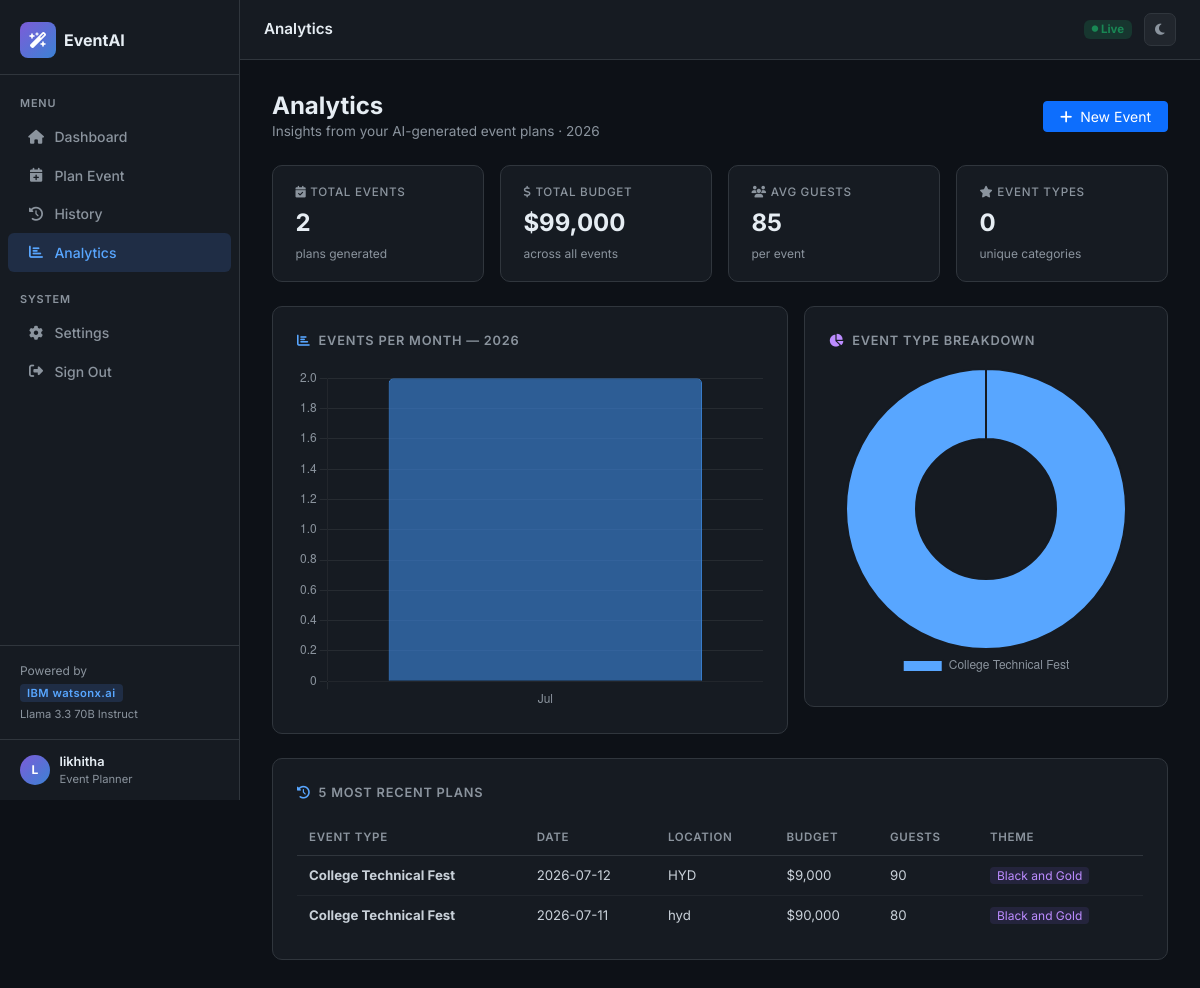
Screenshot of /analytics (signed in) with the database file from the repository.
### tables this page shows
CREATE TABLE events (
                id          INTEGER PRIMARY KEY AUTOINCREMENT,
                user_id     INTEGER NOT NULL REFERENCES users(id) ON DELETE CASCADE,
                event_type  TEXT    NOT NULL,
                date        TEXT    NOT NULL,
                location    TEXT    NOT NULL,
                budget      REAL    NOT NULL DEFAULT 0,
                guests      INTEGER NOT NULL DEFAULT 0,
                theme       TEXT    NOT NULL,
                plan        TEXT    NOT NULL,
                created_at  TEXT    NOT NULL
            );

### app.py (the view)
@app.route("/analytics")
@login_required
def analytics():
    user_id = session.get("user_id")
    if not user_id:
        return redirect(url_for("login"))
    totals, monthly, by_type, recent = db_analytics_data(user_id)
    month_names = ["Jan","Feb","Mar","Apr","May","Jun",
                   "Jul","Aug","Sep","Oct","Nov","Dec"]
    months_labels = json.dumps([month_names[int(r["month"]) - 1] for r in monthly])
    months_data   = json.dumps([r["cnt"] for r in monthly])
    type_labels   = json.dumps([r["event_type"] for r in by_type])
    type_counts   = json.dumps([r["cnt"] for r in by_type])
    type_budgets  = json.dumps([r["total_budget"] for r in by_type])
    return render_template(
        "analytics.html",
        totals=totals,
        months_labels=months_labels,
        months_data=months_data,
        type_labels=type_labels,
        type_counts=type_counts,
        type_budgets=type_budgets,
        recent=recent,
        current_year=datetime.today().year,
    )

### app.py (called while the page is built)
def get_db():
    if "db" not in g:
        g.db = sqlite3.connect(DB_PATH, detect_types=sqlite3.PARSE_DECLTYPES)
        g.db.row_factory = sqlite3.Row
        g.db.execute("PRAGMA journal_mode=WAL")
        g.db.execute("PRAGMA foreign_keys=ON")
    return g.db

def login_required(f):
    @wraps(f)
    def decorated(*args, **kwargs):
        if not session.get("logged_in") or not session.get("user_id"):
            session.clear()
            return redirect(url_for("login"))
        return f(*args, **kwargs)
    return decorated

### templates/analytics.html (shortened to what this page needs)
{% extends "layout.html" %}
{% block page_title %}Analytics{% endblock %}
{% block content %}
<div class="d-flex align-items-center justify-content-between mb-4">
  <div>
    <h4 class="fw-bold mb-0">Analytics</h4>
    <p class="text-muted-custom mb-0" style="font-size:.85rem;">
      Insights from your AI-generated event plans · {{ current_year }}
    </p>
  </div>
  <a href="{{ url_for('planner') }}" class="btn btn-primary btn-sm px-3">
    <i class="fa-solid fa-plus me-1"></i> New Event
  </a>
</div>
{% if totals.total > 0 %}
<div class="row g-3 mb-4">
  <div class="col-6 col-lg-3">
    <div class="stat-chip">
      <div class="chip-label"><i class="fa-solid fa-calendar-check me-1"></i>Total Events</div>
      <div class="chip-val">{{ totals.total }}</div>
      <div class="chip-sub">plans generated</div>
    </div>
  </div>
  <div class="col-6 col-lg-3">
    <div class="stat-chip">
      <div class="chip-label"><i class="fa-solid fa-dollar-sign me-1"></i>Total Budget</div>
      <div class="chip-val">${{ "{:,.0f}".format(totals.total_budget) }}</div>
      <div class="chip-sub">across all events</div>
    </div>
  </div>
  <div class="col-6 col-lg-3">
    <div class="stat-chip">
      <div class="chip-label"><i class="fa-solid fa-users me-1"></i>Avg Guests</div>
      <div class="chip-val">{{ "{:.0f}".format(totals.avg_guests) }}</div>
      <div class="chip-sub">per event</div>
    </div>
  </div>
  <div class="col-6 col-lg-3">
    <div class="stat-chip">
      <div class="chip-label"><i class="fa-solid fa-star me-1"></i>Event Types</div>
      <div class="chip-val">{{ by_type|length }}</div>
      <div class="chip-sub">unique categories</div>
    </div>
  </div>
</div>
<div class="row g-3 mb-4">
  <div class="col-12 col-lg-7">
    <div class="chart-card">
      <div class="chart-title">
        <i class="fa-solid fa-chart-bar me-2 text-accent"></i>Events Per Month — {{ current_year }}
      </div>
      <canvas id="monthlyChart" height="220"></canvas>
    </div>
  </div>
  <div class="col-12 col-lg-5">
    <div class="chart-card">
      <div class="chart-title">
        <i class="fa-solid fa-chart-pie me-2 text-purple"></i>Event Type Breakdown
      </div>
      <canvas id="typeChart" height="220"></canvas>
    </div>
  </div>
</div>
<div class="chart-card">
  <div class="chart-title">
    <i class="fa-solid fa-clock-rotate-left me-2 text-accent"></i>5 Most Recent Plans
  </div>
  <table class="plan-table">
    <thead>
      <tr>
        <th>Event Type</th>
        <th>Date</th>
        <th>Location</th>
        <th>Budget</th>
        <th>Guests</th>
        <th>Theme</th>
      </tr>
    </thead>
    <tbody>
      {% for ev in recent %}
      <tr>
        <td><strong>{{ ev.event_type }}</strong></td>
        <td>{{ ev.date }}</td>
        <td>{{ ev.location }}</td>
        <td>${{ "{:,.0f}".format(ev.budget) }}</td>
        <td>{{ ev.guests }}</td>
        <td><span style="background:rgba(124,92,216,.14);color:#bc8cff;
                         border-radius:4px;padding:1px 7px;font-size:.75rem;">
          {{ ev.theme }}</span></td>
      </tr>
      {% endfor %}
    </tbody>
  </table>
</div>
{% endif %}
{% endblock %}
{% block scripts %}
{% if totals.total > 0 %}
<script>
const isDark = () => !document.getElementById("html-root").hasAttribute("data-theme");
const gridColor = () => isDark() ? "rgba(255,255,255,.07)" : "rgba(0,0,0,.07)";
const labelColor = () => isDark() ? "#8b949e" : "#57606a";
// ---------- Monthly Chart ----------
const monthlyCtx = document.getElementById("monthlyChart").getContext("2d");
new Chart(monthlyCtx,{
    type:"bar",
    data:{
        labels: {{ months_labels |safe }},
        datasets:[{
            label:"Events",
            data: {{ months_data |safe }},
            backgroundColor:"rgba(59,130,212,.65)",
            borderColor:"#3b82d4",
            borderWidth:1,
            borderRadius:5
        }]
    },
    options:{
        responsive:true,
        plugins:{
            legend:{display:false}
        },
        scales:{
            x:{
                ticks:{color:labelColor()},
                grid:{color:gridColor()}
            },
            y:{
                beginAtZero:true,
                ticks:{color:labelColor()},
                grid:{color:gridColor()}
            }
        }
    }
});
// ---------- Doughnut Chart ----------
const typeCtx = document.getElementById("typeChart").getContext("2d");
const palette=[
"#58a6ff",
"#bc8cff",
"#3fb950",
"#d29922",
"#f85149",
"#79c0ff",
"#a5d6ff"
];
const typeBudgets = {{ type_budgets | safe }};
new Chart(typeCtx,{
    type:"doughnut",
    data:{
        labels: {{ type_labels |safe}},
        datasets:[{
            data: {{ type_counts |safe }},
            backgroundColor:palette,
            borderWidth:2,
            borderColor:isDark() ? "#161b22" : "#ffffff"
        }]
    },
    options:{
        responsive:true,
        plugins:{
            legend:{
                position:"bottom",
                labels:{
                    color:labelColor()
                }
            },
            tooltip:{
                callbacks:{
                    label:function(context){
                        return context.label + ": " +
                               context.parsed +
                               " event(s) • Budget: $" +
                               Number(typeBudgets[context.dataIndex]).toLocaleString();
                    }
                }
            }
        }
    }
});
</script>
{% endif %}
{% endblock %}

### templates/layout.html (shortened to what this page needs)
<!DOCTYPE html>
<html lang="en" id="html-root">
<head>
  <link href="https://cdn.jsdelivr.net/npm/bootstrap@5.3.3/dist/css/bootstrap.min.css" rel="stylesheet"/>
  <link href="https://cdnjs.cloudflare.com/ajax/libs/font-awesome/6.5.1/css/all.min.css" rel="stylesheet"/>
</head>
<body>
<nav id="sidebar">
  <div class="sidebar-brand">
    <div class="brand-icon"><i class="fa-solid fa-wand-magic-sparkles"></i></div>
    <span>EventAI</span>
  </div>
  <div class="nav-section-label">Menu</div>
  <a href="{{ url_for('dashboard') }}" class="nav-link {% if request.endpoint=='dashboard' %}active{% endif %}">
    <i class="fa-solid fa-house"></i> Dashboard
  </a>
  <a href="{{ url_for('planner') }}" class="nav-link {% if request.endpoint=='planner' %}active{% endif %}">
    <i class="fa-solid fa-calendar-plus"></i> Plan Event
  </a>
  <a href="{{ url_for('history') }}" class="nav-link {% if request.endpoint == 'history' %}active{% endif %}">
    <i class="fa-solid fa-clock-rotate-left"></i> History
  </a>
  <a href="{{ url_for('analytics') }}" class="nav-link {% if request.endpoint=='analytics' %}active{% endif %}">
    <i class="fa-solid fa-chart-bar"></i> Analytics
  </a>
  <div class="nav-section-label">System</div>
  <a href="{{ url_for('settings') }}" class="nav-link {% if request.endpoint=='settings' %}active{% endif %}">
    <i class="fa-solid fa-gear"></i> Settings
  </a>
  <a href="{{ url_for('logout') }}" class="nav-link">
    <i class="fa-solid fa-right-from-bracket"></i> Sign Out
  </a>
  <div class="sidebar-footer">
    <div class="mb-1">Powered by</div>
    <span class="badge-ibm">IBM watsonx.ai</span>
    <div class="mt-1" style="font-size:.7rem;">Llama 3.3 70B Instruct</div>
  </div>
  <div class="user-info">
    <div class="user-avatar">{{ session.get('username','U')[0]|upper }}</div>
    <div>
      <div style="font-size:.8rem;font-weight:600;color:var(--text);">{{ session.get('username','User') }}</div>
      <div style="font-size:.7rem;color:var(--muted);">Event Planner</div>
    </div>
  </div>
</nav>
<div id="topbar">
  <div class="topbar-title">{% block page_title %}AI Event Planner{% endblock %}</div>
  <div class="topbar-actions">
    <span class="badge bg-success bg-opacity-25 text-success" style="font-size:.72rem;">
      <i class="fa-solid fa-circle" style="font-size:.4rem;vertical-align:middle;"></i> Live
    </span>
    <button class="btn-theme" id="theme-toggle" title="Toggle theme">
      <i class="fa-solid fa-moon" id="theme-icon"></i>
    </button>
  </div>
</div>
<main id="main-content">
  <div class="content-inner">
    {% block content %}{% endblock %}
  </div>
</main>
{% block scripts %}{% endblock %}
</body>
</html>

### templates/layout.html (style rules this page uses)
:root { --bg:#0d1117; --surface:#161b22; --border:#30363d; --text:#e6edf3; --muted:#8b949e; --text2:#c9d1d9; --accent:#58a6ff; --purple:#bc8cff; --hover:#21262d; --active-bg:#1f2d45; --active-col:#58a6ff; --input-bg:#0d1117; }
*,*::before,*::after { box-sizing:border-box; }
body { font-family:'Inter',sans-serif; background:var(--bg);color:var(--text); min-height:100vh;margin:0; transition:background .2s,color .2s; }
a { text-decoration:none; }
#sidebar { width:240px;min-height:100vh; background:var(--surface);border-right:1px solid var(--border); position:fixed;top:0;left:0; display:flex;flex-direction:column;z-index:1040; transition:transform .25s ease; }
.sidebar-brand { padding:1.4rem 1.25rem 1rem; border-bottom:1px solid var(--border); display:flex;align-items:center;gap:.5rem; }
.brand-icon { width:36px;height:36px; background:linear-gradient(135deg,#7c5cd8,#3b82d4); border-radius:8px;display:inline-flex; align-items:center;justify-content:center; font-size:1rem;color:#fff;flex-shrink:0; }
.sidebar-brand span { font-weight:700;font-size:1rem;color:var(--text); }
.nav-section-label { font-size:.68rem;font-weight:600;letter-spacing:.08em; text-transform:uppercase;color:var(--muted); padding:1.2rem 1.25rem .4rem; }
#sidebar .nav-link { display:flex;align-items:center;gap:.65rem; color:var(--muted);padding:.55rem 1.25rem; border-radius:6px;margin:0 .5rem; font-size:.875rem;font-weight:500; transition:background .15s,color .15s; }
#sidebar .nav-link.active { background:var(--active-bg);color:var(--active-col); }
#sidebar .nav-link i { width:16px;text-align:center;font-size:.875rem; }
.sidebar-footer { margin-top:auto;padding:1rem 1.25rem; border-top:1px solid var(--border); font-size:.75rem;color:var(--muted); }
.badge-ibm { background:var(--active-bg);color:var(--accent); border-radius:4px;padding:2px 7px; font-size:.7rem;font-weight:600;letter-spacing:.04em; }
.user-info { display:flex;align-items:center;gap:.6rem; padding:.75rem 1.25rem;border-top:1px solid var(--border); }
.user-avatar { width:30px;height:30px; background:linear-gradient(135deg,#7c5cd8,#3b82d4); border-radius:50%;display:flex;align-items:center; justify-content:center;font-size:.75rem;font-weight:700;color:#fff; flex-shrink:0; }
#topbar { position:fixed;top:0;left:240px;right:0;height:60px; background:var(--surface);border-bottom:1px solid var(--border); display:flex;align-items:center;padding:0 1.5rem; z-index:1030;gap:1rem; transition:background .2s; }
.topbar-title { font-weight:600;font-size:.95rem;color:var(--text);flex:1; }
.topbar-actions { display:flex;align-items:center;gap:.75rem; }
.btn-theme { background:var(--hover);border:1px solid var(--border); color:var(--muted);border-radius:7px; padding:.35rem .65rem;font-size:.8rem;cursor:pointer; transition:background .15s,color .15s; }
#main-content { margin-left:240px;padding-top:60px;min-height:100vh; }
.content-inner { padding:2rem 2rem 3rem;max-width:1200px; }
.text-accent { color:var(--accent); }
.text-purple { color:var(--purple); }
.text-muted-custom { color:var(--muted); }

### templates/analytics.html (style rules this page uses)
.stat-chip { background:var(--surface);border:1px solid var(--border); border-radius:10px;padding:1.1rem 1.4rem; display:flex;flex-direction:column;gap:.25rem; }
.chip-label { font-size:.73rem;color:var(--muted);font-weight:500;text-transform:uppercase;letter-spacing:.06em; }
.chip-val { font-size:1.5rem;font-weight:700;color:var(--text); }
.chip-sub { font-size:.75rem;color:var(--muted); }
.chart-card { background:var(--surface);border:1px solid var(--border); border-radius:10px;padding:1.5rem; }
.chart-title { font-size:.8rem;font-weight:600;color:var(--muted); text-transform:uppercase;letter-spacing:.06em;margin-bottom:1.1rem; }
.plan-table { width:100%;border-collapse:collapse;font-size:.83rem; }
.plan-table th { font-size:.72rem;font-weight:600;color:var(--muted); text-transform:uppercase;letter-spacing:.06em; padding:.55rem .75rem;border-bottom:1px solid var(--border);text-align:left; }
.plan-table td { padding:.6rem .75rem;border-bottom:1px solid var(--hover); color:var(--text2);vertical-align:middle; }
.plan-table tr:last-child td { border-bottom:none; }

### rows the page displays
events: event_type "College Technical Fest", date "2026-07-12", location "HYD", budget "9,000", guests "90", theme "Black and Gold"
events: event_type "College Technical Fest", date "2026-07-11", location "hyd", budget "90,000", guests "80", theme "Black and Gold"

### other values shown
{{ session.get('username','U')[0]|upper }} "L"
{{ session.get('username','User') }} "likhitha"
{{ totals.total }} "2"
{{ "{:,.0f}".format(totals.total_budget) }} "99,000"
{{ "{:.0f}".format(totals.avg_guests) }} "85"
{{ by_type|length }} "0"
chart data {{ months_labels |safe }} ["Jul"]
chart data {{ months_data |safe }} [2]
chart data {{ type_labels |safe }} ["College Technical Fest"]
